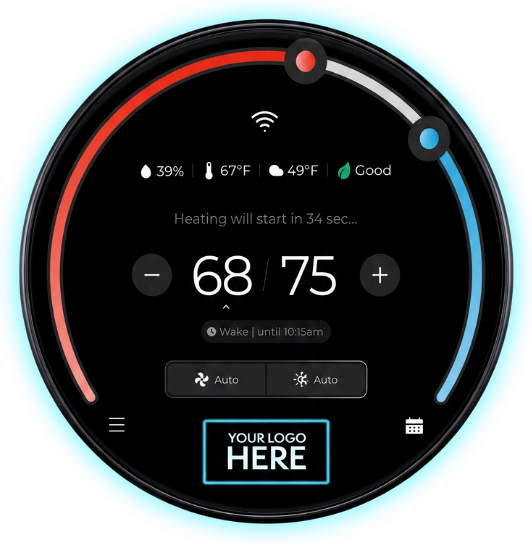
#> input picture tools/stat_base.png, 532 x 543 px
$ python -i make_page.py   (imports and definitions only)
#> lines starting #> are read from the running program, lines starting #| are printed output that depends on the picture; after the words box and inside, x2 and y2 are one past the last pixel; in counts of white or black regions, pixels touching at a corner belong together
#!/usr/bin/env python3
"""Build a personalized Nuve page for a prospect. Two kinds:

  --mode cold      (default) cold-outreach demo: "here's your logo on the stat", book 15 min.
  --mode followup  post-meeting recap: what they told us, how Nuve fixes it, ROI, agreed next steps.

Cold:
  python3 tools/make_page.py --company "Summit Heating & Air" --logo logo.png
        [--city Phoenix] [--first Mike] [--hook "Saw you just added a second Phoenix truck"]

Follow-up (pipe-separate list items; "Title::detail" adds a detail line):
  python3 tools/make_page.py --mode followup --company "Summit Heating & Air" --logo logo.png
        --first Mike --met "Tuesday"
        --pains "Paying for leads twice::Google Ads is $120 a lead|Slow shoulder seasons"
        --next "Send logo::we build your stat + app|Pick 10 pilot installs|Go live"
        [--qa "How long to go live?::About two weeks after we get your logo"]
        [--installs 300] [--offer "Pilot pricing held for you through Nov 15"]

Shared options: [--slug] [--keep-dark] [--scale 1.0] [--nudge-x 0] [--nudge-y 0] [--color]
  [--tile-color] [--no-videos] [--plumbing] [--servicetitan] [--short]
Follow-up pages live at <slug>-recap/ by default so a cold page and a recap can both exist.

Writes <repo>/<slug>/index.html, stat.png (hero), og.jpg (iMessage preview 1200x630)
and _check.png (zoomed logo crop for review; not committed).
With a logo it also brands the clips (tools/brand_videos.py): app.mp4/jpg (logo tiles),
alerts.mp4/jpg (logo on the stat face) and dashboard.mp4/jpg (brand color + logo), plus
_check_videos.png (one frame of each, for review; not committed). --color "#hex" overrides
the dashboard color; --no-videos skips this and uses the stock clips.
"""
import argparse, json, html, os, re, urllib.parse
from collections import deque
import numpy as np
from PIL import Image, ImageDraw, ImageFilter
import brand_videos
import config as C

ROOT = os.path.dirname(os.path.dirname(os.path.abspath(__file__)))
TOOLS = os.path.join(ROOT, 'tools')
BASE_URL = C.BASE_URL
PHONE = C.REP_PHONE_E164

# stat_base.png geometry (532x543): screen circle + "YOUR LOGO HERE" box
BOX = (196, 413, 337, 492)        # erase area (box + its glow)
BOX_C = (266, 452)                # logo center
LOGO_MAX = (150, 62)              # max logo w, h on the screen
SCREEN = (0, 0, 0)
UP = 2                            # work at 2x for crisp output


def prep_logo(path, keep_dark=False):
    """Remove a solid background (edge flood fill) and lift black parts to white."""
#> called with path = 'stat_base.png', keep_dark = False
    a = np.array(Image.open(path).convert('RGBA')).astype(int)
    a[a[:, :, 3] < 20, 3] = 0
#> a: shape (543, 532, 4) int64; mean R, G, B, A 56.9, 86.7, 94.7, 175
    if (a[:, :, 3] == 0).mean() < 0.02:
        h, w = a.shape[:2]
        rgb = a[:, :, :3]
        bg = np.median(np.array([rgb[0, 0], rgb[0, -1], rgb[-1, 0], rgb[-1, -1]]), axis=0)
        close = np.abs(rgb - bg).sum(2) < 60
        seen = np.zeros((h, w), bool); q = deque()
        for x in range(w):
            for y in (0, h - 1):
                if close[y, x] and not seen[y, x]: seen[y, x] = True; q.append((y, x))
        for y in range(h):
            for x in (0, w - 1):
                if close[y, x] and not seen[y, x]: seen[y, x] = True; q.append((y, x))
        while q:
            y, x = q.popleft()
            for dy, dx in ((1, 0), (-1, 0), (0, 1), (0, -1)):
                ny, nx = y + dy, x + dx
                if 0 <= ny < h and 0 <= nx < w and close[ny, nx] and not seen[ny, nx]:
                    seen[ny, nx] = True; q.append((ny, nx))
        a[seen, 3] = 0
    if not keep_dark and not dark_ready(a):
        a = lift_dark(a)
    out = Image.fromarray(a.astype(np.uint8))
    bb = out.getbbox()
    if not bb:
        raise SystemExit('Logo is empty after background removal; try --keep-dark.')
    return out.crop(bb)


def dark_ready(a):
    """True when the logo is already made for dark backgrounds: its dark linework sits inside a
    light outline (sticker style) instead of touching the transparent edge. Lifting those dark
    lines to white would wash the logo out, so they're kept as-is."""
    from scipy import ndimage as nd
    rgb = a[:, :, :3].astype(float) / 255
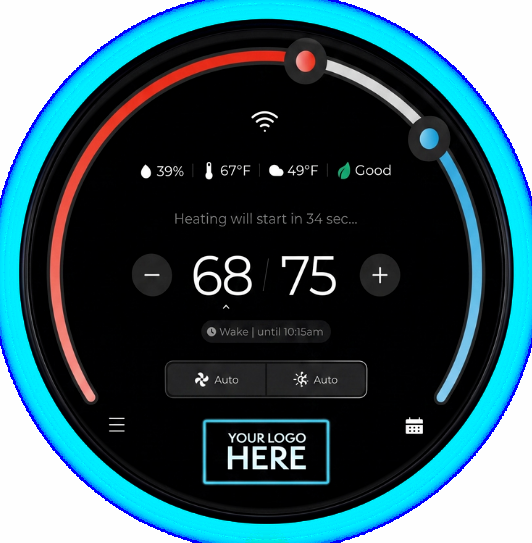
#> rgb: shape (543, 532, 3) float64; mean R, G, B 0.223, 0.34, 0.372
    lum = rgb[:, :, 0] * .2126 + rgb[:, :, 1] * .7152 + rgb[:, :, 2] * .0722
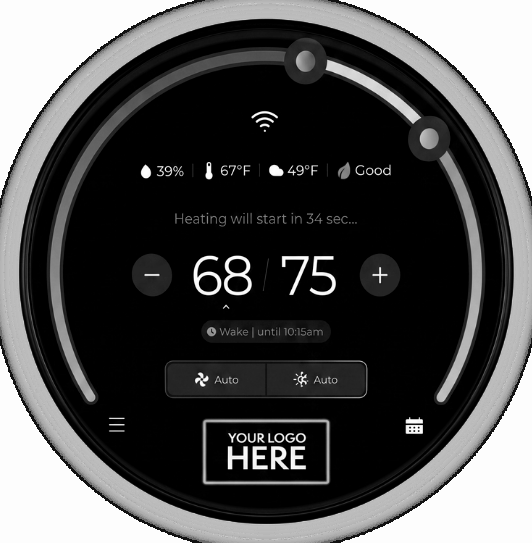
#> lum: shape (543, 532) float64; min 0, max 1, mean 0.317
    vis = a[:, :, 3] > 128
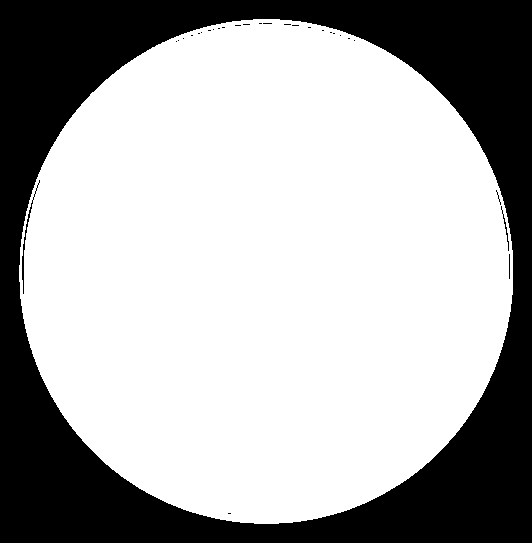
#> vis: shape (543, 532) bool; 67.7% white; 29 black regions (25 under 20 px), largest, box (x1, y1, x2, y2) and area: (0, 0, 532, 543) 92868, (22, 180, 40, 294) 166, (501, 206, 509, 251) 53, (509, 254, 510, 279) 25
    dark = vis & (lum < 0.25)
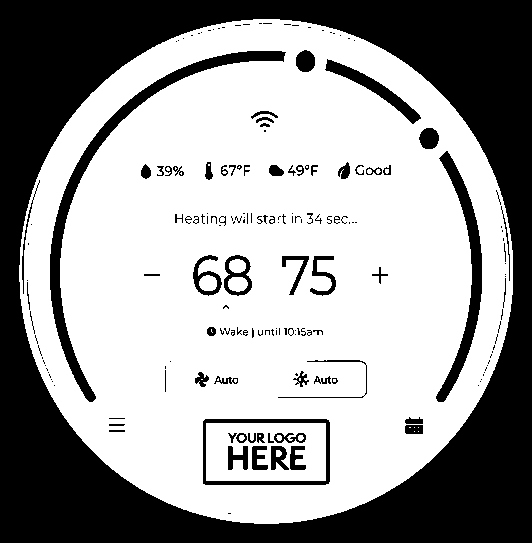
#> dark: shape (543, 532) bool; 61.8% white; 182 black regions (113 under 20 px), largest, box (x1, y1, x2, y2) and area: (0, 0, 532, 543) 92877, (50, 51, 286, 402) 4953, (436, 151, 482, 402) 2731
    if dark.sum() < 0.01 * max(1, vis.sum()): return False
    edge = nd.binary_dilation(a[:, :, 3] < 20, iterations=3)
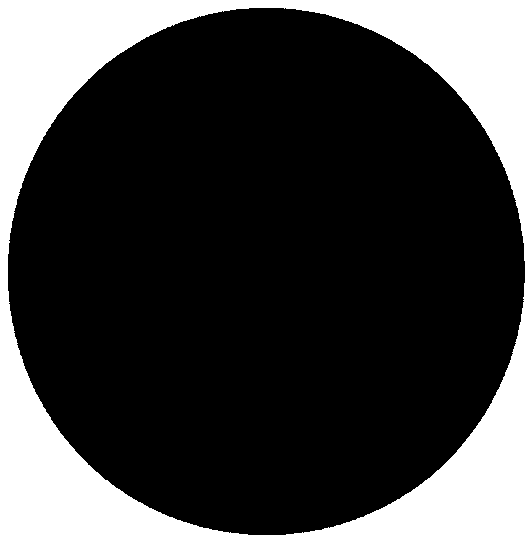
#> edge: shape (543, 532) bool; 25.7% white; 1 white region, box (x1, y1, x2, y2) and area: (0, 0, 532, 543) 74275
    touching = (dark & edge).sum() / dark.sum()
#> touching = 0
    ready = touching < 0.08
#> ready = True
    if ready: print('logo has a light outline, keeping its dark linework (dark on edge %.0f%%)' % (touching * 100))
#| logo has a light outline, keeping its dark linework (dark on edge 0%)
    return ready


# [123 lines left out: functions lift_dark, logo_color, brand_color, logo_palette, on_dark, page_theme and 1 more, not called in this run]


STAT_C, STAT_R = (266.0, 273.0), 243.0   # stat_base bezel center/radius (1x); the cyan halo sits outside it


# [43 lines left out: functions tint_halo, make_og, slugify, not called in this run]


FLYER_C = (575, 782)              # logo center on assets/protect_base.jpg (stat face)
FLYER_MAX = (128, 48)


# [7 lines left out: function make_flyer, not called in this run]


PLUMBING_HTML = """<section class="reveal"><div class="wrap">
  <div class="eyebrow">Whole-home protection</div>
  <h2>Thermostats + water sensors.</h2>
  <p>This is where {{SHORT}} stands apart from HVAC-only shops. The newer Nuve thermostats pair with <strong>wireless water leak sensors</strong> for the drain pan, under sinks and by the water heater. If one picks up a leak, the thermostat tells the homeowner to call {{SHORT}} and your team gets alerted at the same time.</p>
  <div class="flyer"><img loading="lazy" src="{{FLYER}}" alt="{{SHORT}} smarter protection flyer: thermostats plus water sensors"></div>
  <ul class="checks">
    <li><div>A plumbing call before the flood<span>Catch the leak while it's a repair, not a restoration job.</span></div></li>
    <li><div>A reason to sell protection, not a gadget<span>"{{SHORT}} watches your home 24/7" is an easy story for your techs to tell.</span></div></li>
  </ul>
</div></section>

"""

SERVICETITAN_HTML = """<section class="band reveal"><div class="wrap">
  <img class="st-logo" src="../assets/servicetitan.png" width="480" height="315" alt="ServiceTitan">
  <div class="eyebrow">Works with ServiceTitan</div>
  <h2>Plugs into the system you already run.</h2>
  <p>{{SHORT}} runs on ServiceTitan, and Nuve connects to it, so your team doesn't learn a new process.</p>
  <div class="st">
    <div><b>Job sync</b><p>Enter the ServiceTitan job number and the customer's info fills into your Nuve dashboard automatically.</p></div>
    <div><b>Memberships</b><p>Each membership is linked to the thermostat in that home, so maintenance reminders go out on their own.</p></div>
    <div><b>Booking</b><p>Customers schedule service right from the thermostat or your branded app instead of searching Google.</p></div>
  </div>
</div></section>

"""


CROSSPROMO_HTML = """<section class="reveal"><div class="wrap">
  <div class="eyebrow">One install, every trade</div>
  <h2>Your HVAC install sells your next job.</h2>
  <p>{{SHORT}} does more than HVAC. Once your logo is on the wall and your app is on the homeowner's phone, every other trade you offer is one tap away, in front of a customer who already trusts you.</p>
  <div class="st">
    <div><b>Your brand stays on the wall</b><p>Your logo lives on every thermostat screen, so the homeowner sees {{SHORT}} every day, not a manufacturer's name.</p></div>
    <div><b>All your services in your app</b><p>Your custom app puts remodels, additions and every trade you run next to their HVAC system, with your number and booking built in.</p></div>
    <div><b>Turn one job into the next</b><p>An HVAC customer becomes your kitchen, bath or addition customer without paying for a new lead.</p></div>
    <div><b>Know when to reach out</b><p>Dashboard access shows how every client's system is running, so you have a real reason to call before they shop around.</p></div>
  </div>
  <p class="fine">Want to push promos right on the thermostat screen? Add Messaging, or get it included with Always On E.</p>
</div></section>

"""

PARTNER_HTML = """<section class="reveal"><div class="wrap">
  <div class="eyebrow">The partnership</div>
  <h2>Your brand in every home. Your customers on a plan.</h2>
  <p>Nuve isn't a gadget you resell. It's a retention and marketing channel with {{SHORT}}'s name on it, living on the wall of every home you service.</p>
  <div class="st">
    <div><b>Your brand, every day</b><p>Your logo stays on the screen, in sleep mode and every time they touch the temperature. Your own app is in the App Store and Google Play under your name. No Nuve branding anywhere.</p></div>
    <div><b>A line that never closes</b><p>The homeowner taps your logo to call, text or book. Point it at your online booking as soon as it's live.</p></div>
    <div><b>Messages that get seen</b><p>Homeowners have to acknowledge messages on the thermostat and app, so you get a 100% open rate on offers, reminders and announcements. Contractors report $12,500 to $20,000 a month in shoulder-season revenue from this alone.</p></div>
    <div><b>Problems caught early</b><p>Alerts and remote performance checks flag issues before they become a breakdown, so you're the first call, not the third quote.</p></div>
  </div>
</div></section>

"""

AGREEMENT_HTML = """<style>
.plan{margin:22px 0 6px;border:1.5px solid var(--brand);border-radius:20px;padding:20px;background:linear-gradient(180deg,rgba(var(--brand-rgb),.12),var(--card))}
.plan .tag{font-size:11px;letter-spacing:.08em;text-transform:uppercase;color:var(--muted)}
.plan h3{font-size:22px;margin:4px 0 2px}
.plan .pr{font-size:34px;font-weight:800;letter-spacing:-.03em;color:var(--brand)}.plan .pr small{font-size:15px;color:var(--muted);font-weight:500}
.plan ul{list-style:none;display:grid;gap:8px;margin-top:12px;font-size:15px}
.plan li{padding-left:24px;position:relative}.plan li:before{content:"";position:absolute;left:0;top:4px;width:14px;height:14px;border-radius:50%;background:var(--brand)}
.why{display:grid;gap:10px;margin-top:18px}
.why div{display:grid;grid-template-columns:1fr 1fr;gap:12px;border:1px solid var(--line);border-radius:14px;padding:14px;background:var(--card);font-size:14px}
.why div b{color:var(--text)}.why div span{color:var(--muted)}
@media(max-width:560px){.why div{grid-template-columns:1fr;gap:4px}}
</style>
<section class="reveal"><div class="wrap">
  <div class="eyebrow">Monthly service agreements</div>
  <h2>Give homeowners a reason to sign up.</h2>
  <p>Contractors on Nuve use the thermostat as the reason to start a monthly plan. Peak Heating and Air gives the thermostat away and bundles it with a monthly monitoring subscription sold on breakdown prevention. Team Bob's launched its own branded thermostat and offers the smart features as a membership perk. Others install it free on 7 to 10 year old systems to lock in the replacement before it fails.</p>
  <div class="plan">
    <div class="tag">Example plan · you set the price and terms</div>
    <h3>{{PLAN_NAME}}</h3>
    <div class="pr">${{PLAN_PRICE}}<small> / month</small></div>
    <ul>
      <li>{{SHORT}} smart thermostat installed</li>
      <li>24/7 system monitoring with breakdown alerts</li>
      <li>Remote performance checks every spring and fall</li>
      <li>Two maintenance visits a year</li>
      <li>Priority booking with one tap on the thermostat</li>
    </ul>
  </div>
  <h3 style="margin-top:26px">Why homeowners say yes</h3>
  <div class="why">
    <div><b>"Tell me before it breaks."</b><span>Breakdown alerts and remote performance checks</span></div>
    <div><b>"I want to control it from my phone."</b><span>Your branded app: temperature, schedules and vacation mode</span></div>
    <div><b>"Who do I call?"</b><span>Your logo on the screen, one tap to call or book</span></div>
    <div><b>"Is the air in my house OK?"</b><span>Air quality, humidity and CO/CO2 readings, plus water leak sensors</span></div>
  </div>
  {{PLAN_MATH}}
</div></section>

"""

MARKETING_HTML = """<section class="band reveal"><div class="wrap">
  <div class="eyebrow">Our marketing team, on your side</div>
  <h2>We help {{SHORT}} launch it right.</h2>
  <p>A new product line only works if your customers know about it. Our in-house marketing team builds the content for your rollout, in your brand, so you can focus on the work.</p>
  <div class="st">
    <div><b>Branded launch content</b><p>Videos and graphics of your thermostat, your app and your logo, like the clips on this page, ready for your socials and website.</p></div>
    <div><b>Announce it to your customers</b><p>Copy and visuals to tell your existing clients about your new smart thermostat line and what it does for them.</p></div>
    <div><b>Sales tools for the field</b><p>Leave-behinds and talking points so your team can offer it on every estimate and install.</p></div>
    <div><b>A brand that looks bigger</b><p>Consistent, polished content that puts {{SHORT}} on the level of the biggest names in town.</p></div>
  </div>
</div></section>

"""


# [15 lines left out: functions items, pains_html, not called in this run]


def steps_html(steps):
    return ''.join(f'<div><span><h3>{html.escape(t)}</h3>' + (f'<p>{html.escape(d)}</p>' if d else '') + '</span></div>' for t, d in steps)


# [301 lines left out: functions qa_html, quote_pricing_html, pricing_html, main, not called in this run]


# [2 lines not run here, left out]

>>> result = prep_logo('stat_base.png')
#> in prep_logo, `bb = out.getbbox()`: bb = (5, 5, 528, 538)
#> in prep_logo, `return out.crop(bb)`:
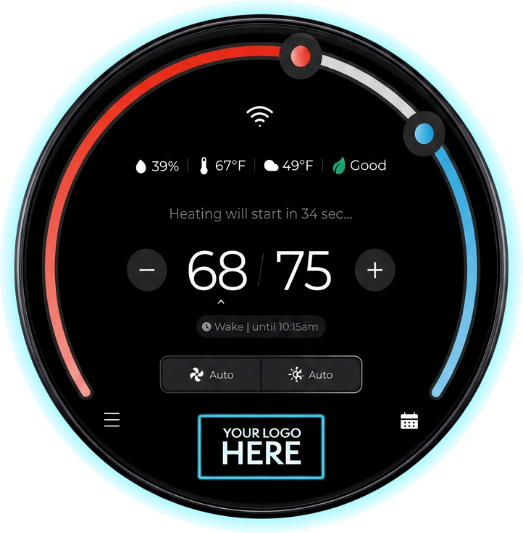
#> returned value: PIL image 523x533 RGBA; mean R, G, B, A 52.5, 81.4, 89, 181.4; transparent parts drawn white
